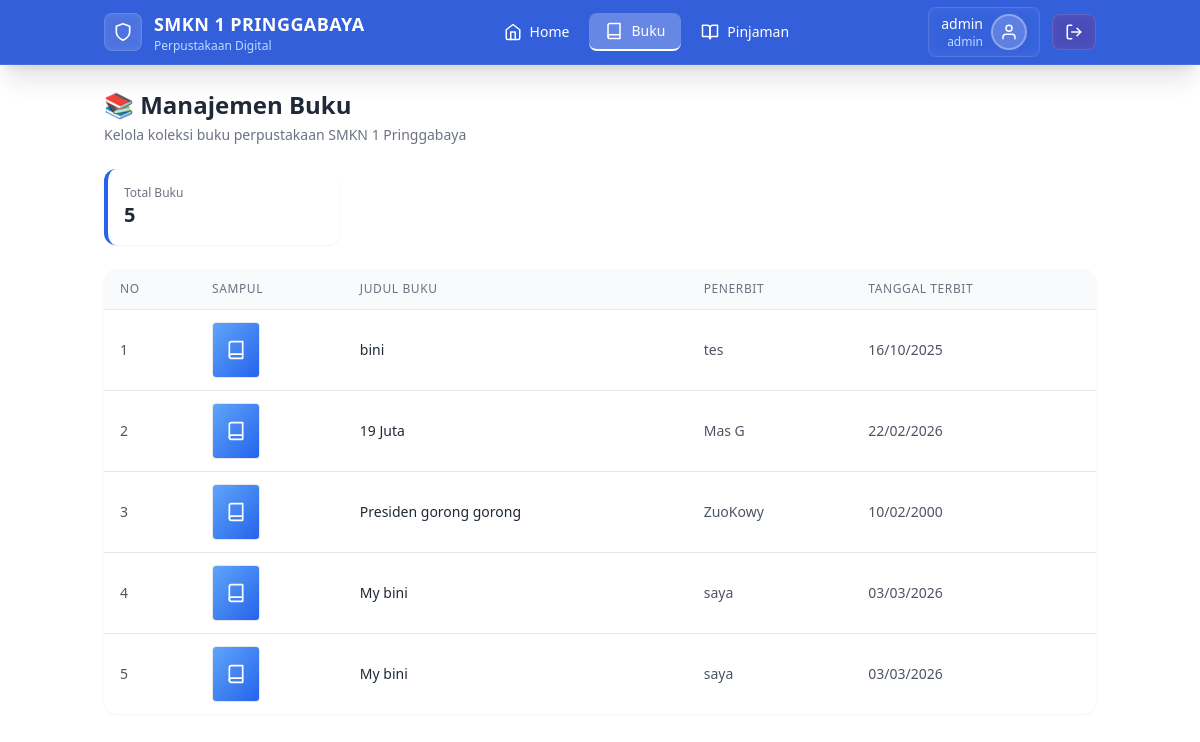
Screenshot of /page/buku.php (signed in) with the database file from the repository.
### tables this page shows
CREATE TABLE `buku` (
  `id_buku` int(11) NOT NULL,
  `judul` varchar(50) NOT NULL,
  `penerbit` varchar(50) NOT NULL,
  `tggl_terbit` date NOT NULL,
  `sampul` varchar(50) NOT NULL
);

### page/buku.php (the view, shortened to what this page needs)
<?php
require '../config/koneksi.php';
$qwr = mysqli_query($conn, "SELECT * FROM buku ORDER BY id_buku desc");
$qwr_total = mysqli_query($conn, "SELECT COUNT(*) AS total FROM buku");
$total = mysqli_fetch_assoc($qwr_total);
?>
<!DOCTYPE html>
<html lang="id">
<head>
    <script src="https://cdn.tailwindcss.com"></script>
</head>
<body class="min-h-screen">
    <nav class="bg-blue-700/90 backdrop-blur-md shadow-xl sticky top-0 z-50 border-b border-white/10">
        <div class="container mx-auto px-4">
            <div class="flex items-center justify-between h-16">
                <div class="flex items-center space-x-3">
                    <div class="bg-white/20 p-2 rounded-lg backdrop-blur-sm border border-white/10">
                        <i data-feather="shield" class="text-white" width="20" height="20"></i>
                    </div>
                    <div>
                        <span class="font-semibold text-white text-lg tracking-wide">SMKN 1 PRINGGABAYA</span>
                        <p class="text-xs text-blue-200 font-light">Perpustakaan Digital</p>
                    </div>
                </div>
                <div class="hidden md:flex items-center space-x-1">
                    <a href="../main.php"
                        class="nav-menu flex items-center gap-2 text-white px-4 py-2 rounded-lg transition-all duration-300">
                        <i data-feather="home" width="18" height="18"></i>
                        <span class="text-sm font-medium">Home</span>
                    </a>
                    <a href="buku.php"
                        class="nav-menu active flex items-center gap-2 text-white px-4 py-2 rounded-lg transition-all duration-300">
                        <i data-feather="book" width="18" height="18"></i>
                        <span class="text-sm font-medium">Buku</span>
                    </a>
                    <a href="../anggota/pinjaman.php"
                        class="nav-menu flex items-center gap-2 text-white px-4 py-2 rounded-lg transition-all duration-300">
                        <i data-feather="book-open" width="18" height="18"></i>
                        <span class="text-sm font-medium">Pinjaman</span>
                    </a>
                </div>
                <div class="flex items-center space-x-3">
                    <div
                        class="flex items-center space-x-2 bg-white/10 px-3 py-1.5 rounded-lg backdrop-blur-sm border border-white/10">
                        <div class="text-right hidden md:block">
                            <p class="text-sm font-medium text-white"><?= $_SESSION['nama'] ?></p>
                            <p class="text-xs text-blue-200"><?= $_SESSION['role'] ?></p>
                        </div>
                        <div
                            class="w-9 h-9 bg-white/20 rounded-full flex items-center justify-center border-2 border-white/30">
                            <i data-feather="user" class="text-white" width="18" height="18"></i>
                        </div>
                    </div>
                    <a href="../config/logout.php"
                        class="flex items-center gap-2 bg-red-500/20 hover:bg-red-500/30 text-white px-3 py-2 rounded-lg transition-all duration-300 backdrop-blur-sm border border-white/10">
                        <i data-feather="log-out" width="18" height="18"></i>
                    </a>
                </div>
            </div>
        </div>
    </nav>
    <div class="container mx-auto px-4 py-6">
        <div class="flex flex-col md:flex-row md:items-center md:justify-between mb-6">
            <div>
                <h2 class="text-2xl font-bold text-gray-800">📚 Manajemen Buku</h2>
                <p class="text-sm text-gray-500 mt-1">Kelola koleksi buku perpustakaan SMKN 1 Pringgabaya</p>
            </div>
        </div>
        <div class="grid grid-cols-1 md:grid-cols-4 gap-4 mb-6">
            <div class="bg-white rounded-xl shadow-sm p-4 border-l-4 border-blue-600">
                <p class="text-xs text-gray-500">Total Buku</p>
                <p class="text-xl font-bold text-gray-800"><?= $total['total'] ?></p>
            </div>
        </div>
        <div class="bg-white rounded-xl shadow-sm overflow-hidden">
            <div class="overflow-x-auto">
                <table class="w-full text-sm" id="bukuTable">
                    <thead class="bg-gray-50 border-b border-gray-200">
                        <tr>
                            <th class="px-4 py-3 text-left text-xs font-medium text-gray-500 uppercase tracking-wider">No</th>
                            <th class="px-4 py-3 text-left text-xs font-medium text-gray-500 uppercase tracking-wider">Sampul</th>
                            <th class="px-4 py-3 text-left text-xs font-medium text-gray-500 uppercase tracking-wider">Judul Buku</th>
                            <th class="px-4 py-3 text-left text-xs font-medium text-gray-500 uppercase tracking-wider">Penerbit</th>
                            <th class="px-4 py-3 text-left text-xs font-medium text-gray-500 uppercase tracking-wider">Tanggal Terbit</th>
                        </tr>
                    </thead>
                    <tbody class="divide-y divide-gray-200">
                        <?php
                        $no = 1;
                        if (mysqli_num_rows($qwr) > 0) {
                            while ($data = mysqli_fetch_assoc($qwr)):
                        ?>
                                <tr class="hover:bg-blue-50 transition-colors">
                                    <td class="px-4 py-3 text-gray-600"><?= $no++ ?></td>
                                    <td class="px-4 py-3">
                                        <div class="w-12 h-14 bg-gray-100 rounded overflow-hidden border border-gray-200">
                                            <?php if ($data['sampul'] != '' && file_exists("../uploads/" . $data['sampul'])): ?>
                                                <img src="../uploads/<?= $data['sampul'] ?>" alt="sampul" class="w-full h-full object-cover">
                                            <?php else: ?>
                                                <div class="w-full h-full bg-gradient-to-br from-blue-400 to-blue-600 flex items-center justify-center">
                                                    <i data-feather="book" class="text-white" width="20" height="20"></i>
                                                </div>
                                            <?php endif; ?>
                                        </div>
                                    </td>
                                    <td class="px-4 py-3 font-medium text-gray-800"><?= htmlspecialchars($data['judul']) ?></td>
                                    <td class="px-4 py-3 text-gray-600"><?= htmlspecialchars($data['penerbit']) ?></td>
                                    <td class="px-4 py-3 text-gray-600"><?= date('d/m/Y', strtotime($data['tggl_terbit'])) ?></td>
                                </tr>
                            <?php
                            endwhile;
                        }
                        ?>
                    </tbody>
                </table>
            </div>
        </div>
    </div>
</body>
</html>

### page/buku.php (style rules this page uses)
* { margin: 0; padding: 0; box-sizing: border-box; }
.nav-menu { transition: all 0.3s ease; position: relative; }
.nav-menu.active { background-color: rgba(255, 255, 255, 0.25); border-bottom: 2px solid white; }
table thead th { font-weight: 600; text-transform: uppercase; letter-spacing: 0.05em; font-size: 0.75rem; padding: 1rem 1rem; }
table tbody tr { transition: all 0.2s ease; }

### rows the page displays
buku: judul "bini", penerbit "tes", tggl_terbit "16/10/2025"
buku: judul "19 Juta", penerbit "Mas G", tggl_terbit "22/02/2026"
buku: judul "Presiden gorong gorong", penerbit "ZuoKowy", tggl_terbit "10/02/2000"
buku: judul "My bini", penerbit "saya", tggl_terbit "03/03/2026"
buku: judul "My bini", penerbit "saya", tggl_terbit "03/03/2026"

### other values shown
$_SESSION['nama'] "admin"
$_SESSION['role'] "admin"
$total['total'] "5"
